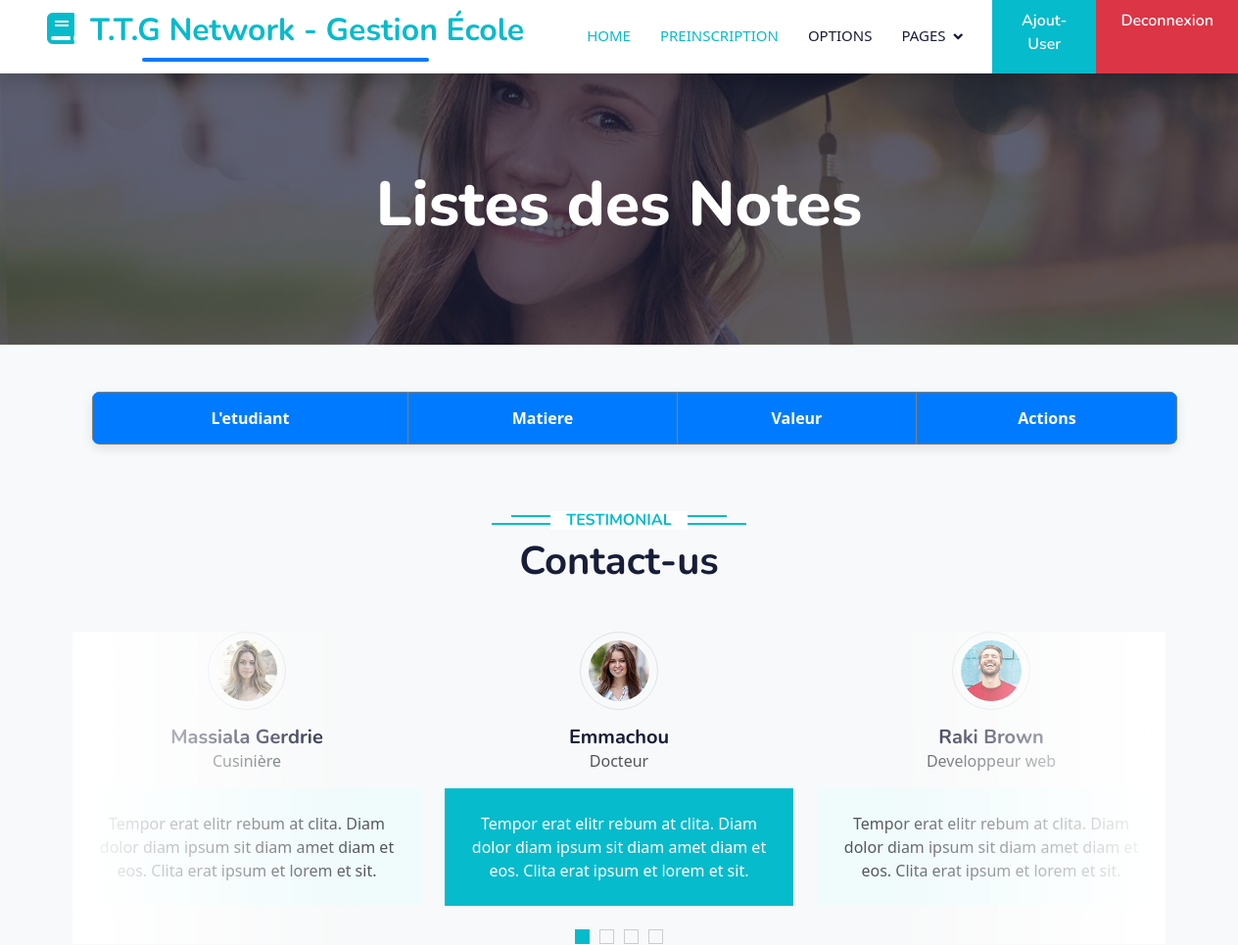
The app's page /note (signed in, upper part), older data.
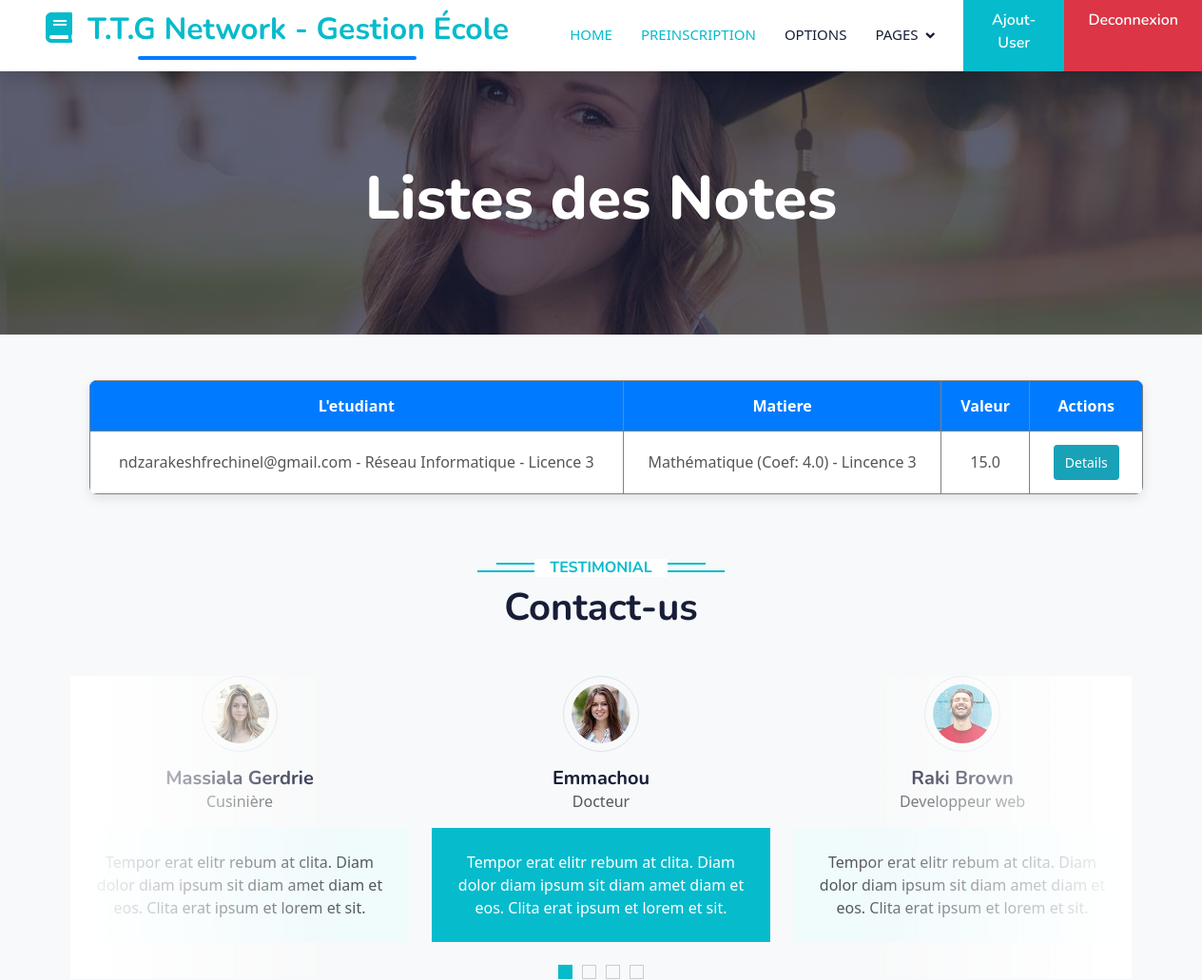
The same page, newer data.
### core/models.py (models this page shows, shortened)
class Note(models.Model):
    etudiant = models.ForeignKey(Etudiant, on_delete=models.CASCADE)
    matiere = models.ForeignKey(Matiere, on_delete=models.CASCADE)
    valeur = models.FloatField()

class Etudiant(models.Model):
    user = models.OneToOneField(User, on_delete=models.CASCADE, limit_choices_to={'role': 'etudiant'})
    option = models.ForeignKey(Option, on_delete=models.SET_NULL, null=True)
    filiere = models.ForeignKey(Filiere, on_delete=models.SET_NULL, null=True)
    niveau = models.ForeignKey(Niveau, on_delete=models.SET_NULL, null=True)
    date_inscription = models.DateField(default=timezone.now)
    def __str__(self):
        return f"{self.user.username if self.user else 'Inconnu'} - {self.option.nom if self.option else 'Option ?'} - {self.niveau.nom if self.niveau else 'Niveau ?'}"

class User(AbstractUser):
    ROLES = (
        ('admin', 'Administrateur'),
        ('formateur', 'Formateur'),
        ('etudiant', 'Étudiant'),
        ('parent', 'Parent'),
    )
    role = models.CharField(max_length=20, choices=ROLES)
    code_formateur = models.CharField(max_length=10, unique=True, null=True, blank=True)
    code_parent = models.CharField(max_length=10, unique=True, null=True, blank=True)
    matricule = models.CharField(max_length=30, unique=True, null=True, blank=True)

class Option(models.Model):
    nom = models.CharField(max_length=100)
    filiere = models.ForeignKey(Filiere, on_delete=models.CASCADE)
    class Meta:
        constraints = [
            models.UniqueConstraint(fields=['nom', 'filiere'], name='unique_option_par_filiere_et_niveau')
        ]
        verbose_name = "Option"
        verbose_name_plural = "Options"

class Niveau(models.Model):
    nom = models.CharField(max_length=50)

class Matiere(models.Model):
    nom = models.CharField(max_length=100)
    coefficient = models.FloatField()
    option = models.ForeignKey(Option, on_delete=models.CASCADE)
    def __str__(self):
        return f"{self.nom} (Coef: {self.coefficient}) - {self.option.nom if self.option else 'Option ?'}"

### core/views.py (the view)
# urls.py: path('note', views.notes_view, name='note'),
@login_required
def notes_view(request):
    notes = Note.objects.all()
    return render(request, 'liste_notes.html', {'notes': notes})

### core/templates/liste_notes.html (shortened to what this page needs)
{% extends "base.html" %}
{% load static %}
{% block content %}
<div class="container-fluid bg-primary py-5 mb-5 page-header">
  <div class="container py-5">
      <div class="row justify-content-center">
          <div class="col-lg-10 text-center">
              <h1 class="display-3 text-white animated slideInDown">Listes des Notes</h1>
          </div>
      </div>
  </div>
</div>
  <ul>
    <table class= "table-bordered">
			<thead>
			    <th>L'etudiant</th>
          <th>Matiere</th>
          <th>Valeur</th>
          <th>Actions</th>
			</thead>
      {% for note in notes %}
			<tbody>
				  <td>{{ note.etudiant }}</td>
          <td>{{ note.matiere }}</td>
          <td>{{ note.valeur }}</td>
          <td><a href="#"><button>Details</button></a></td>
			</tbody>
      {% endfor %}
		</table>
  </ul>
    <div class="container-xxl py-5 wow fadeInUp" data-wow-delay="0.1s">
      <div class="container">
          <div class="text-center">
              <h6 class="section-title bg-white text-center text-primary px-3">Testimonial</h6>
              <h1 class="mb-5">Contact-us</h1>
          </div>
          <div class="owl-carousel testimonial-carousel position-relative">
              <div class="testimonial-item text-center">
                  <img class="border rounded-circle p-2 mx-auto mb-3" src="{% static 'img/testimonial-1.jpg' %}" style="width: 80px; height: 80px;">
                  <h5 class="mb-0">Emmachou</h5>
                  <p>Docteur</p>
                  <div class="testimonial-text bg-light text-center p-4">
                  <p class="mb-0">Tempor erat elitr rebum at clita. Diam dolor diam ipsum sit diam amet diam et eos. Clita erat ipsum et lorem et sit.</p>
                  </div>
              </div>
              <div class="testimonial-item text-center">
                  <img class="border rounded-circle p-2 mx-auto mb-3" src="{% static 'img/testimonial-2.jpg' %}" style="width: 80px; height: 80px;">
                  <h5 class="mb-0">Raki Brown</h5>
                  <p>Developpeur web</p>
                  <div class="testimonial-text bg-light text-center p-4">
                  <p class="mb-0">Tempor erat elitr rebum at clita. Diam dolor diam ipsum sit diam amet diam et eos. Clita erat ipsum et lorem et sit.</p>
                  </div>
              </div>
              <div class="testimonial-item text-center">
                  <img class="border rounded-circle p-2 mx-auto mb-3" src="{% static 'img/testimonial-4.jpg' %}" style="width: 80px; height: 80px;">
                  <h5 class="mb-0">Massiala Gerdrie</h5>
                  <p>Cusinière</p>
                  <div class="testimonial-text bg-light text-center p-4">
                  <p class="mb-0">Tempor erat elitr rebum at clita. Diam dolor diam ipsum sit diam amet diam et eos. Clita erat ipsum et lorem et sit.</p>
                  </div>
              </div>
          </div>
      </div>
  </div>
{% endblock %}

Row changes from the older to the newer data that the page shows:
added Note: etudiant "ndzarakeshfrechinel@gmail.com - Réseau Informatique - Licence 3", matiere "Mathématique (Coef: 4.0) - Lincence 3", valeur "15.0"
